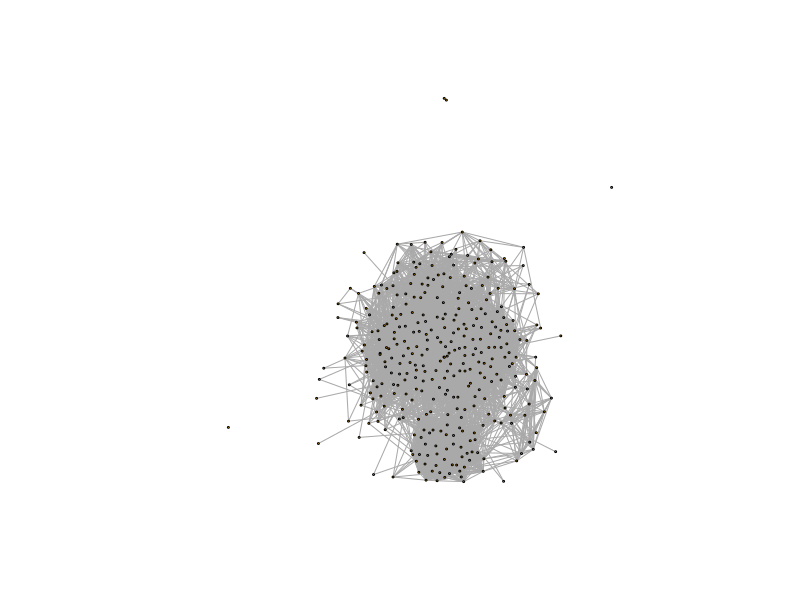

This figure's R source:
# excercise 2: MI filtering and network construction----

library(tidyverse)
library(igraph)
library(tidygraph)
library(ggraph)

# read data ----

mi_matrix <- read_delim(file = "mi_matrix.txt", delim = "\t")

y <- 
  mi_matrix |> 
  select(-1) |> 
  as.matrix()

rownames(y) <- mi_matrix$gene  

# diagonal by definition should be zero (avoid self loops) ----
diag(y) <- 0

################################################################################
# binarize  using a threshold ----
################################################################################

threshold <-quantile(x = y, probs = 0.9)

z <- ifelse(y >= threshold, 1, 0)

# and make a network out of it ----

g <- graph_from_adjacency_matrix(z, mode = "undirected")

mi_layout = layout_with_kk(g)
plot(g, layout = mi_layout, vertex.size = 1, vertex.label="")

# what if we try other thresholds?


################################################################################
# binarize  using a threshold ----
################################################################################
